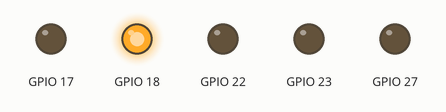
Recording of a program running on a simulated Raspberry Pi (BCM pin numbers). Shown: output pins drawn as LEDs (lit = HIGH).

Above: at 0.05 s.
At 0.72 s:
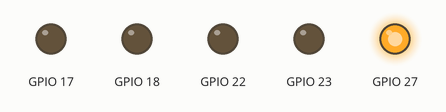
At 1.52 s:
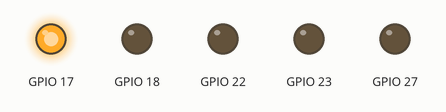
At 3.12 s:
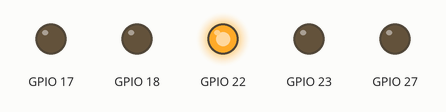
At 6.4 s:
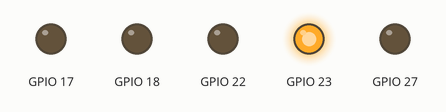
Timing chart, 0 to 6.7 s (numbered marks = the images above):
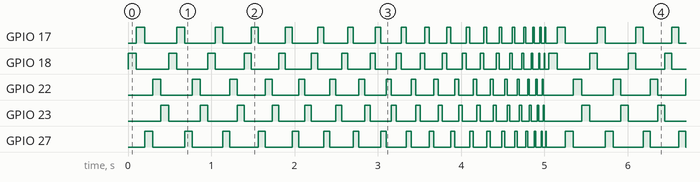

The program:

LEDArray.py
```python
import RPi.GPIO as GPIO
import time

LED1 = 18
LED2 = 17
LED3 = 27
LED4 = 22
LED5 = 23

LED = [LED1, LED2, LED3, LED4, LED5]
delay = 0.1

GPIO.setmode(GPIO.BCM)
GPIO.setwarnings(False)

for i in LED :
    GPIO.setup(i, GPIO.OUT)

try :
    while True :
        for i in LED :
            GPIO.output(i, True)
            time.sleep(delay)
            GPIO.output(i, False)
            delay -= 0.001
            if delay <= 0:
                delay = 0.1
except :
    GPIO.cleanup()
    print("end")
```

Measured:
- by itself, GPIO 17, GPIO 18, GPIO 22, GPIO 23, GPIO 27: moves between LOW and HIGH, repeating every 5.1 s
